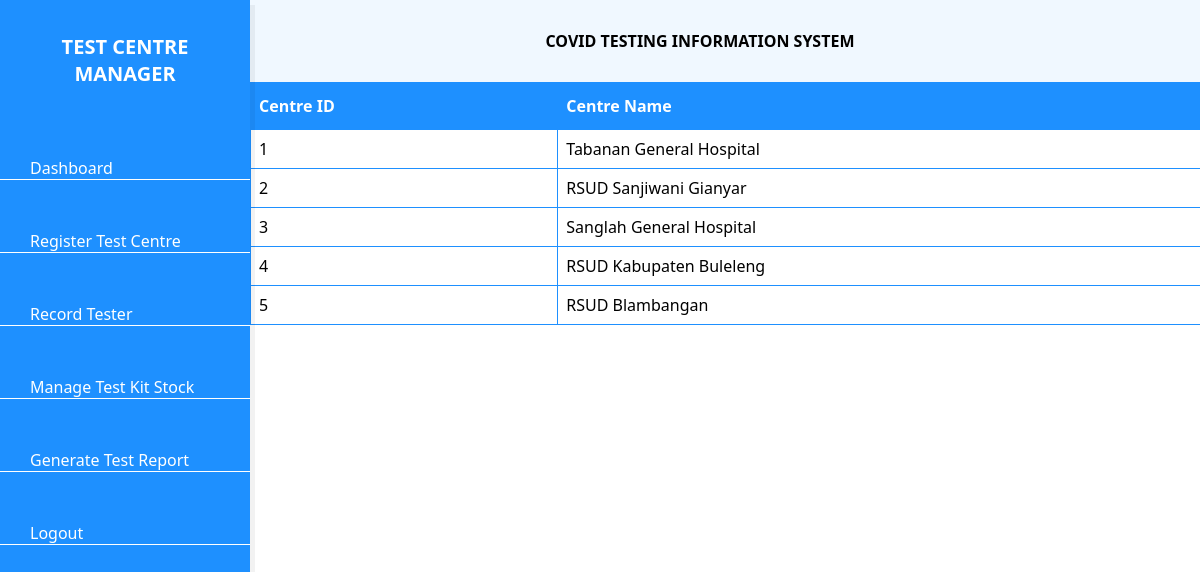
Page /TestCentreData.php (signed in) on the committed database.
### tables this page shows
CREATE TABLE `testcentre` (
  `centreID` int(255) NOT NULL,
  `centreName` varchar(255) NOT NULL
);

### TestCentreData.php (the view, shortened to what this page needs)
<?php
if (isset($_SESSION['username'])) {
?>
<!DOCTYPE html>
<html lang="en">
  <head>
    <link rel="stylesheet" href="dashboardcss/style.css" />
	<link rel="stylesheet" href="dataTables.bootstrap4.min.css" />
  </head>
  <body>
    <div class="sidebar">
      <h2>Test Centre Manager</h2>
      <ul class="nav">
        <li>
          <a href="dashboardManager.php">
            <span>Dashboard</span>
          </a>
        </li>
		<li>
          <a href="RegisterTestCentreForm.php">
            <span>Register Test Centre</span>
          </a>
        </li>
        <li>
          <a href="RecordTesterForm.php">
            <span>Record Tester</span>
          </a>
        </li>
        <li>
          <a href="ManageTestKitStockForm.php">
            <span>Manage Test Kit Stock</span>
          </a>
        </li>
        <li>
          <a href="#">
            <span>Generate Test Report</span>
          </a>
        </li>
        <li>
          <a href="Logout.php">
            <span>Logout</span>
          </a>
        </li>
      </ul>
    </div>
    <div class="main">
      <b>COVID TESTING INFORMATION SYSTEM</b>
    </div>
	<?php include "db_conn.php";?>
	<div style="overflow-x: auto;">
		<table id="testCentre">
			<thead>
				<tr>
					<th>Centre ID</th>
					<th>Centre Name</th>
				</tr>
			</thead>
			<tbody>
				<?php
					$sql=$conn->query("SELECT * FROM testCentre");
					while($co=$sql->fetch_object()){
				?>
					<tr>
					<td><?php echo $co->centreID;?></td>
					<td><?php echo $co->centreName;?></td>
				</tr>
				<?php
					}
				?>
			</tbody>
		</table>
	</div>
  </body>
</html>
<?php
}

### dashboardcss/style.css (style rules this page uses)
* { margin: 0; padding: 0; text-decoration: none; }
body { box-sizing: border-box; font-family: 'Segoe UI', Tahoma, Geneva, Verdana, sans-serif; }
.sidebar { position: fixed; background: #1E90FF; box-shadow: 5px 5px rgba(0, 0, 0, 0.05); width: 250px; height: 100%; top: 0; left: 0; z-index: 1; }
.sidebar h2 { text-align: center; font-size: 20px; text-transform: uppercase; color: #ffffff; background: #1E90FF; padding: 20px; font-weight: bold; }
.sidebar ul li { border-bottom: 1px solid #ffffff; margin: 50px 0; }
.sidebar ul li a { color: #ffffff; padding: 0 30px; }
.main { text-align: center; background: #F0F8FF; box-shadow: 5px 5px rgba(0, 0, 0, 0.05); margin-left: 200px; padding: 30px; }
h2 { color: #FFFFFF; text-align: center; margin-bottom: 40px; }
h2 { margin-top: 5%; }
#testCentre { border-collapse: collapse; width: 85.3%; margin-left: 250px; }
#testCentre td, #testCentre th { border: 1px solid #1E90FF; padding: 8px; }
#testCentre th { padding-top: 12px; padding-bottom: 12px; text-align: left; background-color: #1E90FF; color: white; }

### rows in the picture
testcentre: centreID "1", centreName "Tabanan General Hospital"
testcentre: centreID "2", centreName "RSUD Sanjiwani Gianyar"
testcentre: centreID "3", centreName "Sanglah General Hospital"
testcentre: centreID "4", centreName "RSUD Kabupaten Buleleng"
testcentre: centreID "5", centreName "RSUD Blambangan"
